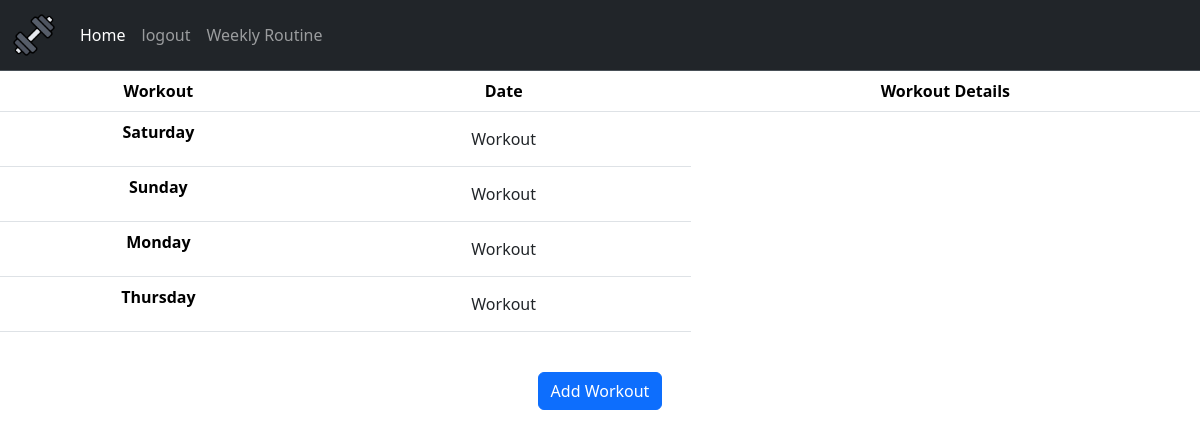
Screenshot of / (signed in) with the database file from the repository.
### webapp/tables.py (models this page shows)
class Routine(db.Model):
    id = db.Column(db.Integer, primary_key = True)
    day = db.Column(db.String(12), nullable = False)
    exercise = db.Column(db.String(12), nullable = False)
    user_id = db.Column(db.Integer, db.ForeignKey('user.id'))

### webapp/routes.py (the view)
@routes.route("/", methods=["GET", "POST"])
@login_required
def index():
    if request.method == "POST":
        new_workout = Workout(user_id = current_user.id)
        db.session.add(new_workout)
        db.session.commit()
    days = db.session.query(Routine.day).filter_by(user_id = current_user.id).distinct().order_by(days_order).all()
    days = [day[0] for day in days]
    return render_template("index.html", days = days)

### webapp/templates/index.html (shortened to what this page needs)
{% extends "layout.html" %}
{% block main %}
<div class="containter-fluid fs-6">
    <table class="table text-sm-center">
        <thead>
            <tr>
                <th scope="col">Workout</th>
                <th scope="col">Date</th>
                <th scope="col">Workout Details</th>
            </tr>
        </thead>
        {% for day in days %}
        <tr>
            <th scope="col">{{ day }}</th>
            <td><button class="btn btn-primary>" href="/newworkout">Workout</button></td>
        </tr>
        {% endfor %}
    </table>
    <br>
    <div class="container text-center">
        <form action="/" method="post">
            <button class="btn btn-primary" type="submit" >Add Workout</button>
        </form>
    </div>
</div>
{% endblock %}

### rows the page displays
Routine: day "Saturday"
Routine: day "Monday"
Routine: day "Thursday"

### other values shown
{{ day }} "Sunday"
